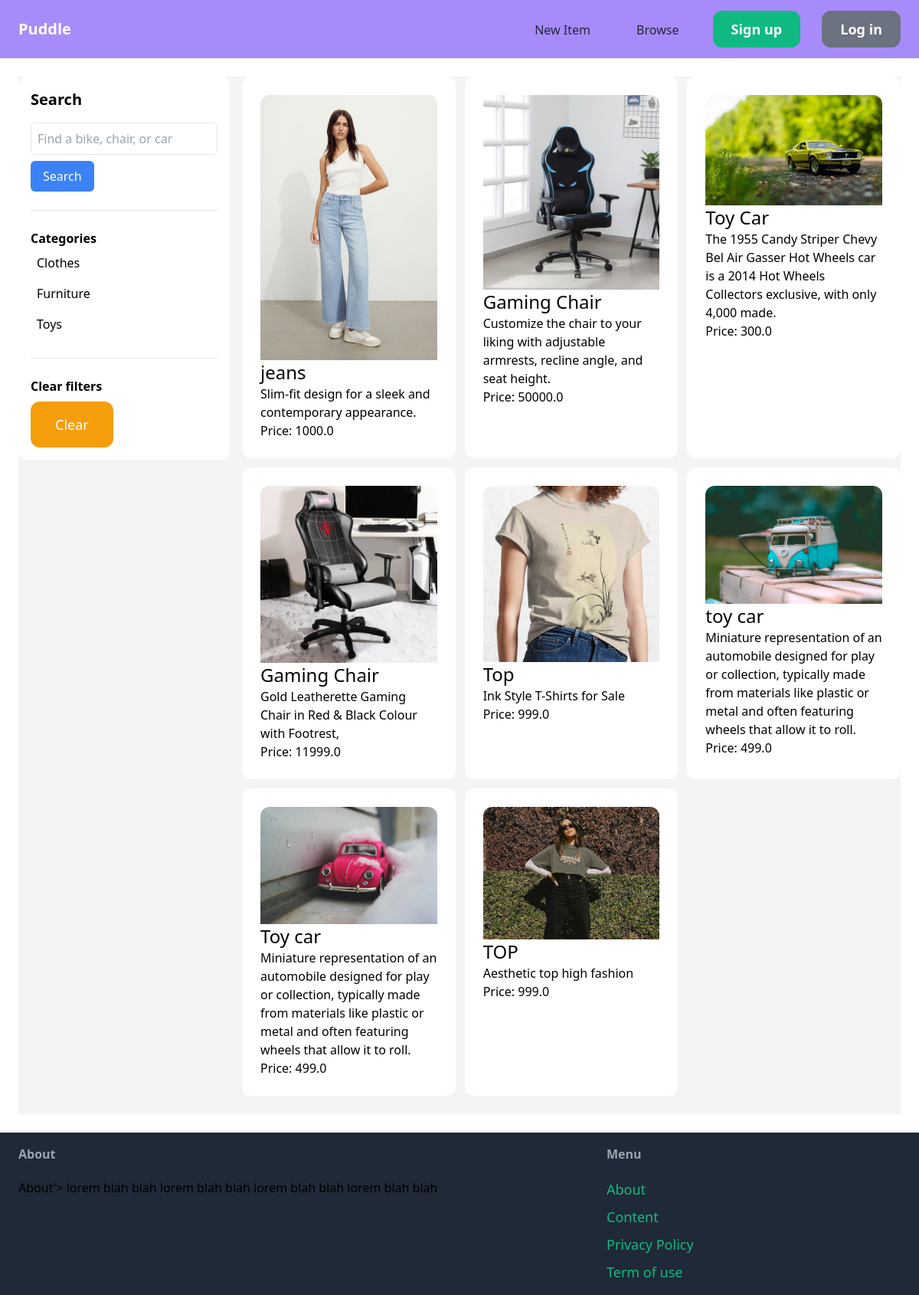
The page /item/ on the database its author committed.
### item/models.py (models this page shows, shortened)
class Category(models.Model):
    name = models.CharField( max_length=250)
    class Meta:
        ordering = ('name',)
        verbose_name_plural = 'categories'

class Item(models.Model):
    Category = models.ForeignKey(Category, related_name='items',  on_delete=models.CASCADE)
    name = models.CharField(max_length=100)
    description = models.TextField()
    price = models.FloatField()
    image = models.ImageField( upload_to='item_images', blank = True , null=True)
    created_by = models.ForeignKey(User, related_name='items',  on_delete=models.CASCADE)
    created_at = models.DateTimeField(auto_now_add=True)
    is_sold = models.BooleanField(default=False)

### item/views.py (the view)
# urls.py: path('', views.items, name='items'),
def items(request):
    categories = Category.objects.all()
    category_id = request.GET.get('category',0)
    query = request.GET.get('query','')
    items = Item.objects.filter(is_sold=False)
    if category_id:
        items = items.filter(Category_id=category_id)
    if query:
        items = items.filter(Q(name__icontains=query) | Q(description__icontains=query))
    return render(request, 'item/items.html', {
        'items': items,
        'query': query,
        'categories': categories,
        'category_id': int(category_id)
    })

### item/templates/item/items.html (shortened to what this page needs)
{% extends 'core/base.html' %}
{% block content %}
    <div class='pb-6 grid grid-cols-4 gap-4 bg-gray-100'>
        <div class='col-span-1'>
            <div class="p-4 bg-white rounded-xl">
                <h2 class="text-xl font-semibold mb-4">Search</h2>
                <form action="{% url 'item:items' %}" method="GET">
                    <input
                        type="text"
                        name="query"
                        placeholder="Find a bike, chair, or car"
                        class="w-full p-2 border rounded-md"
                    >
                    <button
                        type="submit"
                        class="mt-2 px-4 py-2 bg-blue-500 text-white rounded-md hover:bg-blue-700"
                    >
                        Search
                    </button>
                </form>
                <hr class='my-6'>
                <p class='font-semibold'>Categories</p>
                <ul>
                    <ul>
                        {% for category in categories %}
                            <li class="py-2 px-2 rounded-xl{% if category.id == category_id %} bg-gray-200 {% endif %}">
                                <a href="{% url 'item:items' %}?query={{ query }}&category={{ category.id }}">{{ category.name }}</a>
                            </li>
                        {% endfor %}
                    </ul>
                </ul>
                <hr class='my-6'>
                <p class='font-semibold'> Clear filters</p>
                <ul>
                    <li><a href='{% url 'item:items' %}' class='mt-2 py-4 px-8 inline-block bg-yellow-500 text-lg rounded-xl text-white'>Clear</a>
                    </li>
                </ul>
            </div>
        </div>
        <div class='col-span-3'>
            <div class="grid grid-cols-3 gap-3">
                {% for item in items %}
                    <div class="p-6 bg-white rounded-xl">
                        <a href="{% url 'item:detail' item.id %}">
                            <img src="{{ item.image.url }}" alt="{{ item.name }}" class="rounded-t-xl">
                        <h3 class="text-2xl">{{ item.name }}</h3>
                        <p class="bg-white rounded-b-xl">{{ item.description }}</p>
                        <p class="text-teal-500">Price: {{ item.price }}</p>
                        </a>
                    </div>
                {% endfor %}
            </div>
        </div>
        </div>
    </div>
{% endblock %}

### core/templates/core/base.html (shortened to what this page needs)
<!DOCTYPE html>
<html lang="en">
<head>
    <link href="https://cdn.jsdelivr.net/npm/tailwindcss@2.2.16/dist/tailwind.min.css" rel="stylesheet">
</head>
<body>
    <nav class="px-6 py-6 flex justify-between items-center bg-purple-400 text-white ">
        <a href="#" class="text-xl font-semibold">Puddle</a>
        <div class="space-x-6">
            <a href="{% url 'item:new' %}" class="text-gray-800 px-4">New Item</a>
            <a href="{% url 'item:items' %}" class="text-gray-800 px-4">Browse</a>
            {% if request.user.is_authenticated %}
            <a href="#" class="  px-6 py-3 text-lg font-semibold bg-green-500 text-white rounded-xl hover:bg-green-700">Inbox</a>
            <a href="{% url 'dashboard:index' %}" class="  px-6 py-3 text-lg font-semibold bg-gray-500 text-white rounded-xl hover:bg-gray-700">Dashboard</a>
            {% else %}
                <a href="{% url 'core:sign_in' %}" class="  px-6 py-3 text-lg font-semibold bg-green-500 text-white rounded-xl hover:bg-green-700">Sign up</a>
                <a href="{% url 'core:login' %}" class="  px-6 py-3 text-lg font-semibold bg-gray-500 text-white rounded-xl hover:bg-gray-700">Log in</a>
            {% endif %}
        </div>
    </nav>
    <div class="px-6 py-6">
        {% block content %}{% endblock %}
    <footer class="px-6 py-4 flex justify-between bg-gray-800">
        <div class='w-2/3,pr-10'>
            <h3 class = 'mb-5 font-semibold text-gray-400'>About</h3>
            <p class= '<h3 class = 'mb-5 font-semibold text-gray-400'>About</h3>'> lorem blah blah lorem blah blah lorem blah blah lorem blah blah </p>
        </div>
        <div class='w-1/3'>
            <h3 class = 'mb-5 font-semibold text-gray-400'>Menu</h3>
            <ul class='space-y-2'>
                <li><a href='#' class='text-lg text-green-500 hover:text-green-700'>About</a></li>
                <li><a href='{% url 'core:contact' %}' class='text-lg text-green-500 hover:text-green-700'>Content</a></li>
                <li><a href='#' class='text-lg text-green-500 hover:text-green-700'>Privacy Policy</a></li>
                <li><a href='#' class='text-lg text-green-500 hover:text-green-700'>Term of use</a></li>
            </ul>
    </footer>
</body>
</html>

### rows shown on the page
Category: name "Clothes"
Category: name "Furniture"
Category: name "Toys"
Item: image (picture), name "jeans", description "Slim-fit design for a sleek and contemporary appearance.", price "1000.0"
Item: image (picture), name "Gaming Chair", description "Customize the chair to your liking with adjustable armrests, recline angle, and seat height.", price "50000.0"
Item: image (picture), name "Toy Car", description "The 1955 Candy Striper Chevy Bel Air Gasser Hot Wheels car is a 2014 Hot Wheels Collectors exclusive, with only 4,000 made.", price "300.0"
Item: image (picture), name "Gaming Chair", description "Gold Leatherette Gaming Chair in Red & Black Colour with Footrest,", price "11999.0"
Item: image (picture), name "Top", description "Ink Style T-Shirts for Sale", price "999.0"
Item: image (picture), name "toy car", description "Miniature representation of an automobile designed for play or collection, typically made from materials like plastic or metal and often featuring wheels that allow it to roll.", price "499.0"
Item: image (picture), name "Toy car", description "Miniature representation of an automobile designed for play or collection, typically made from materials like plastic or metal and often featuring wheels that allow it to roll.", price "499.0"
Item: image (picture), name "TOP", description "Aesthetic top high fashion", price "999.0"
